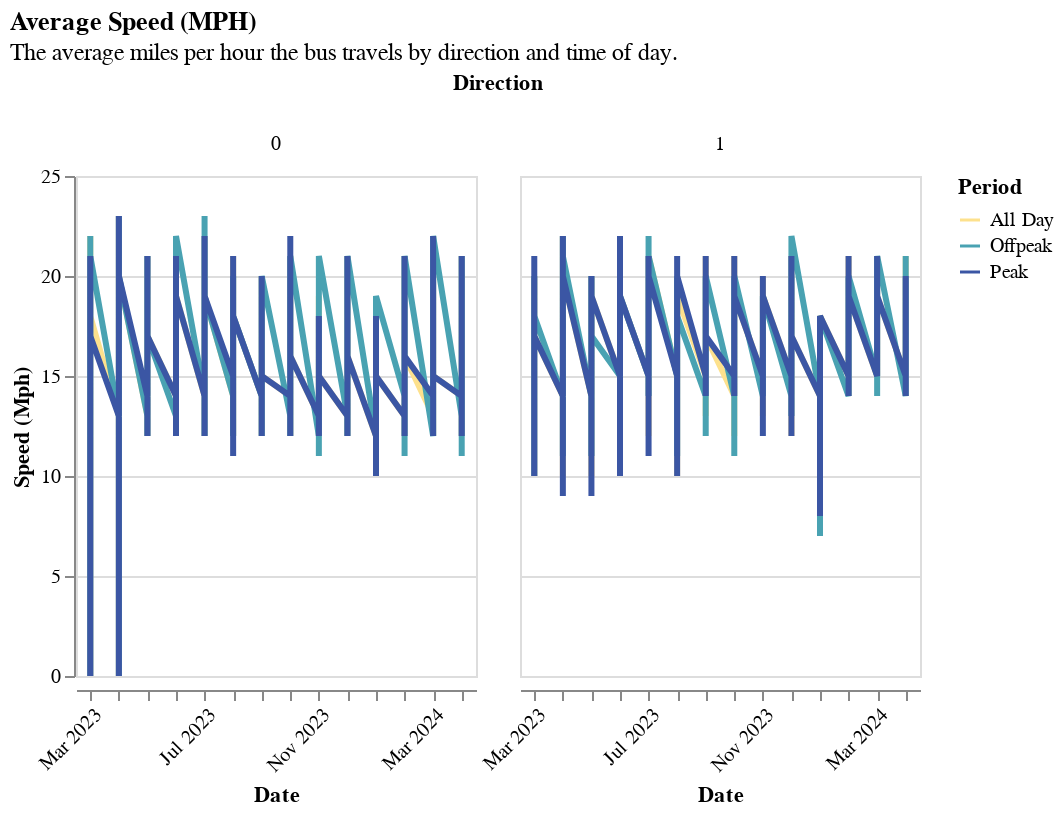

The notebook cell saved with this chart:
### Code cell
speed_graph

### Figure 1 — Vega-Lite specification as saved in the notebook (floating-point values rounded to 4 significant figures; data arrays with more than 128 entries replaced by an {"elided": "..."} marker saying what was removed)
{"config": {"view": {"continuousWidth": 300, "continuousHeight": 300}}, "data": {"name": "data-b217b64975926ebc8b4e9288cf88e9fe"}, "facet": {"column": {"field": "Direction", "title": "Direction", "type": "nominal"}}, "spec": {"mark": {"type": "line", "size": 3}, "encoding": {"color": {"field": "Period", "scale": {"range": ["#fde18d", "#49a2b2", "#3b56a4"]}, "title": "Period", "type": "nominal"}, "tooltip": [{"field": "Route", "type": "nominal"}, {"field": "Direction", "type": "quantitative"}, {"field": "Period", "type": "nominal"}, {"field": "Speed (MPH)_str", "type": "nominal"}], "x": {"axis": {"format": "%b %Y", "labelAngle": -45}, "field": "Date", "timeUnit": "yearmonthdate", "title": "Date", "type": "ordinal"}, "y": {"field": "Speed (MPH)", "scale": {"domain": [0, 25.0]}, "title": "Speed (Mph)", "type": "quantitative"}}, "height": 250, "width": 200}, "title": {"text": ["Average Speed (MPH)"], "subtitle": ["The average miles per hour the bus travels by direction and time of day."]}, "$schema": "https://vega.github.io/schema/vega-lite/v5.14.1.json", "datasets": {"data-b217b64975926ebc8b4e9288cf88e9fe": {"elided": "476 records"}}}
